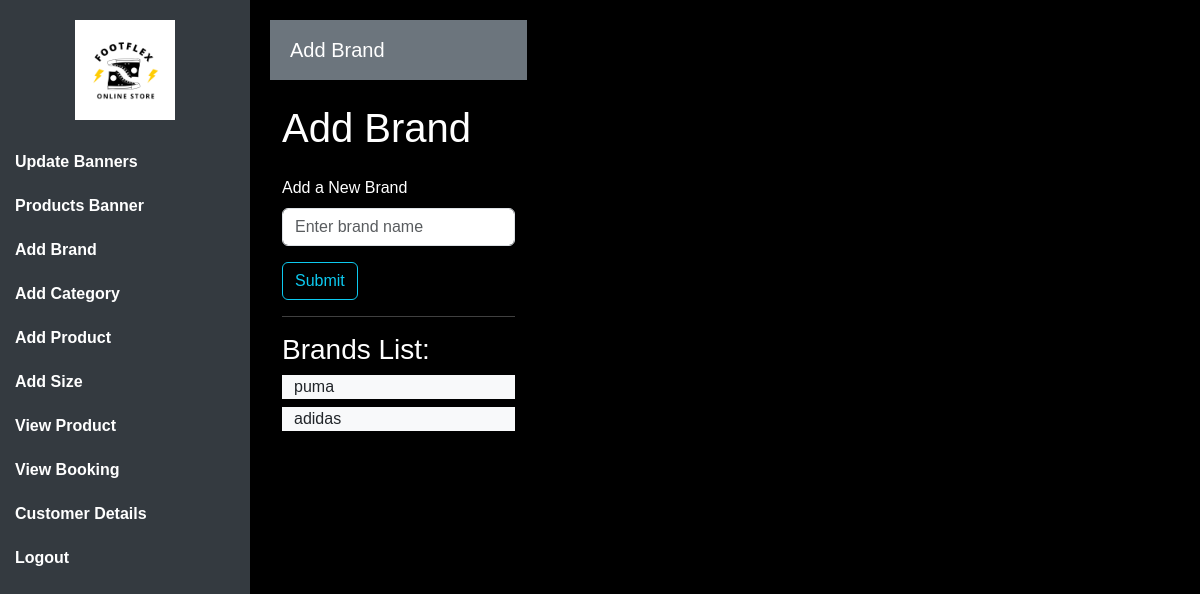
/addbrand (signed in), run on an earlier commit of the app's database.
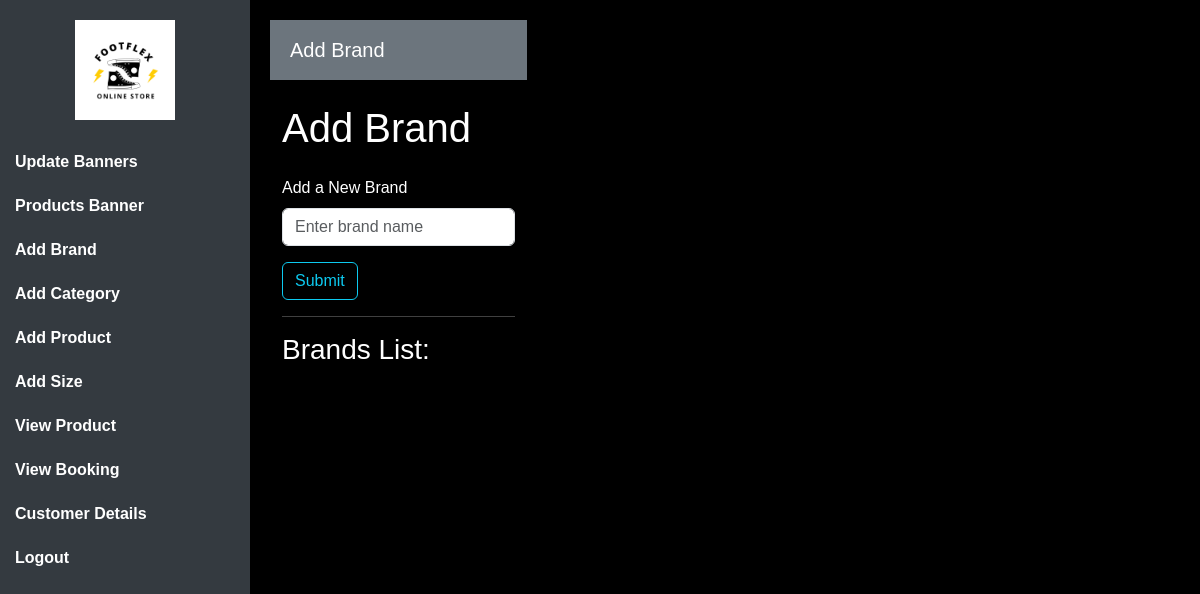
And on a later commit of the database.
### app/models.py (models this page shows)
class Brand(models.Model):
    name=models.TextField()

### app/views.py (the view, shortened to what this page needs)
# urls.py: path('addbrand',views.brand),
def brand(req):
    if 'shop' in req.session:
        brands=Brand.objects.all()
        return render(req,'shop/brand.html',{'brands':brands})
    else:
        return render(ff_login)

### templates/shop/brand.html (shortened to what this page needs)
<!DOCTYPE html>
<html lang="en">
<head>
    {% load static %}
    <link href="https://cdn.jsdelivr.net/npm/bootstrap@5.3.0/dist/css/bootstrap.min.css" rel="stylesheet">
    <link rel="stylesheet" href="{% static 'css/shop/brand.css' %}">
</head>
<body>
    <div class="d-flex">
        <div id="sidebar">
            <div class="logo">
                <a href="shop_home"><img src="{% static 'img/FLEX.png' %}" alt="Logo" class="img-fluid" style="max-width: 100px;"></a>
            </div>
            <nav>
                <a href="carousel" class="sidebar-link"><b>Update Banners</b></a>
                <a href="banner" class="sidebar-link"><b>Products Banner</b></a>
                <a href="addbrand" class="sidebar-link"><b>Add Brand</b></a>
                <a href="addcategory" class="sidebar-link"><b>Add Category</b></a>
                <a href="addpro" class="sidebar-link"><b>Add Product</b></a>
                <a href="sizes" class="sidebar-link"><b>Add Size</b></a>
                <a href="viewproduct" class="sidebar-link"><b>View Product</b></a>
                <a href="#" class="sidebar-link"><b>View Booking</b></a>
                <a href="#" class="sidebar-link"><b>Customer Details</b></a>
                <a href="logout" class="sidebar-link"><b>Logout</b></a>
            </nav>
        </div>
        <div class="content">
            <nav class="navbar navbar-expand-lg navbar-dark">
                <span class="navbar-brand">Add Brand</span>
            </nav>
            <div class="container mt-4">
                <form action="" method="POST">
                <h1 class="mb-4">Add Brand</h1>
                <div class="mb-3">
                    <label for="brandInput" class="form-label">Add a New Brand</label>
                    <input type="text" class="form-control" id="brandInput" placeholder="Enter brand name"name="brandname">
                    <input type="submit" class="btn btn-outline-info mt-3">
                </div>
            </form>
                <hr>
                <h3>Brands List:</h3>
                <ul id="brandsList" class="list-group">
                    {% for i in brands %}
                    <div class="container  w-100 bg-light text-dark mb-2">{{i.name}}</div>
                    {% endfor %}
                </ul>
            </div>
        </div>
    </div>
</body>
</html>

What changed in the data, as far as the page shows it:
removed Brand: name "puma"
removed Brand: name "adidas"
